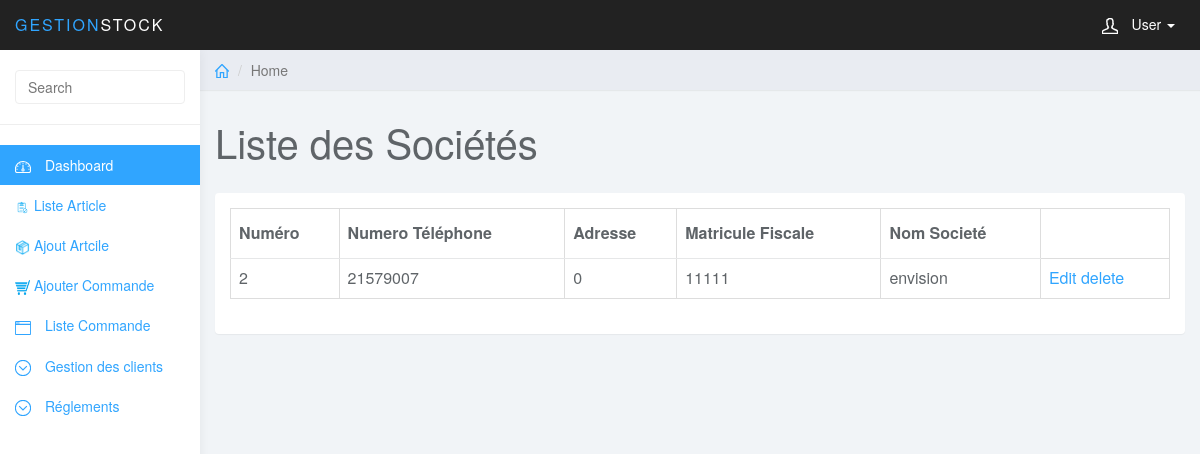
Page /index.controller.php?action=listeSociete&controller=client (signed in) on the earlier database version.
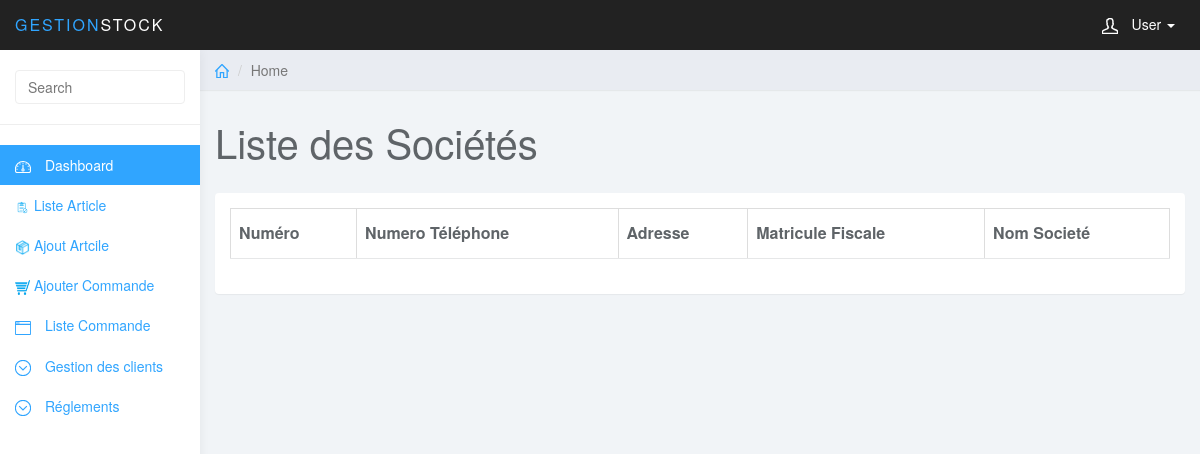
Same page on the later database version.
### tables this page shows
CREATE TABLE `client` (
  `id` int(11) NOT NULL,
  `num_tel` varchar(8) NOT NULL,
  `adr_client` int(50) NOT NULL,
  `type_id` char(1) NOT NULL,
  `mat_fiscale` int(10) NOT NULL,
  `mat_client` int(8) NOT NULL,
  `nom_client` varchar(20) NOT NULL,
  `prenom_client` varchar(20) NOT NULL
);

### models/client.class.php (called while the page is built, shortened)
<?php
class Client
{
	public function getAll($cnx)
	{
		$query = 'SELECT * FROM client';
		$tab=$cnx->query($query)->fetchAll(PDO::FETCH_OBJ);
		return $tab;
	}
}
?>

### views/client/clientSociete_liste.php (the view, shortened to what this page needs)
<?php include('include/header.php') ?>
	<div class="col-sm-9 col-sm-offset-3 col-lg-10 col-lg-offset-2 main">
		<div class="row">
			<ol class="breadcrumb">
				<li><a href="index.controller.php?action=dashboard&controller=admin"><svg class="glyph stroked home"><use xlink:href="#stroked-home"></use></svg></a></li>
				<li class="active">Home</li>
			</ol>
		</div>
		<div class="row">
			<div class="col-lg-12">
				<h1 class="page-header">Liste des Sociétés</h1>
			</div>
		</div>
		<div class="row">
			<div class="col-lg-12">
				<div class="panel panel-default">
					<div class="panel-body">
						<table class="table table-bordered"    data-sort-name="name" data-sort-order="desc">
						    <thead>
								 <tr>
								   <th>Numéro</th>
								   <th>Numero Téléphone</th>
								   <th>Adresse</th>
								   <th>Matricule Fiscale</th>
								   <th>Nom Societé</th>
								 </tr>
							</thead>
							<?php foreach ($res as $client) {
							if($client->type_id=="1"){  ?>
							<tr>
							<td><?php echo $client->id; ?></td>
							<td><?php echo $client->num_tel; ?></td>
							<td><?php echo $client->adr_client; ?></td>
							<td><?php echo $client->mat_fiscale; ?></td>
							<td><?php echo $client->nom_client; ?></td>
							<td>
							<a href="index.controller.php?controller=client&action=showEdit&id=<?php echo $client->id; ?>">Edit</a>
							<a href="index.controller.php?controller=client&action=suppSociete&id=<?php echo $client->id; ?>"> delete</a>
							</td>
							</tr>
								<?php }}?>
						</table>
					</div>
				</div>
			</div>
		</div>
	</div>

Differences in the rows shown:
removed client: id "2", num_tel "21579007", adr_client "0", mat_fiscale "11111", nom_client "envision"
